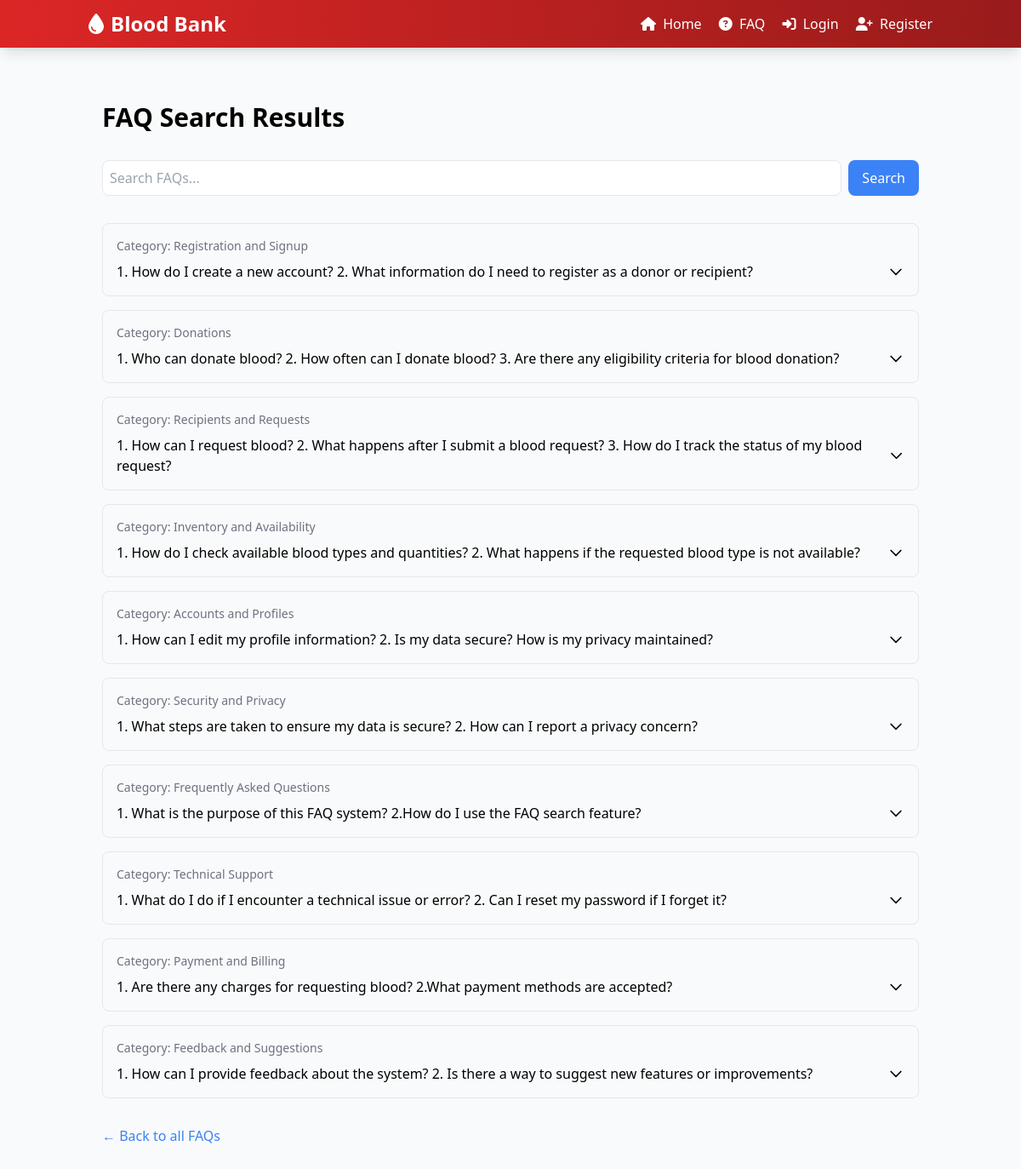
/faq/search/, run on the app's committed database.
### blood_bank/models.py (models this page shows, shortened)
class FAQ(models.Model):
    category = models.ForeignKey(FAQCategory, on_delete=models.CASCADE, related_name='faqs')
    question = models.TextField()
    answer = models.TextField()
    created_at = models.DateTimeField(auto_now_add=True)
    updated_at = models.DateTimeField(auto_now=True)
    is_active = models.BooleanField(default=True)
    order = models.IntegerField(default=0)
    class Meta:
        verbose_name = "FAQ"
        verbose_name_plural = "FAQs"
        ordering = ['category', 'order', '-created_at']

class FAQCategory(models.Model):
    name = models.CharField(max_length=100)
    description = models.TextField(blank=True, null=True)
    order = models.IntegerField(default=0)
    class Meta:
        verbose_name = "FAQ Category"
        verbose_name_plural = "FAQ Categories"
        ordering = ['order', 'name']

### blood_bank/views.py (the view)
# urls.py: path('faq/search/', views.faq_search, name='faq_search'),
def faq_search(request):
    query = request.GET.get('q', '')
    faqs = FAQ.objects.filter(is_active=True)
    if query:
        faqs = faqs.filter(
            Q(question__icontains=query) |
            Q(answer__icontains=query)
        ).select_related('category')
    context = {
        'faqs': faqs,
        'query': query
    }
    return render(request, 'faq/faq_search.html', context)

### blood_bank/templates/faq/faq_search.html (shortened to what this page needs)
{% extends 'base.html' %}
{% block content %}
<div class="container mx-auto px-4 py-8">
    <h1 class="text-3xl font-bold mb-8">FAQ Search Results</h1>
    <form action="{% url 'faq_search' %}" method="GET" class="mb-8">
        <div class="flex gap-2">
            <input type="text" name="q" placeholder="Search FAQs..."
                   class="flex-1 p-2 border rounded-lg"
                   value="{{ query }}">
            <button type="submit" class="bg-blue-500 text-white px-4 py-2 rounded-lg">
                Search
            </button>
        </div>
    </form>
    <div class="space-y-4">
        {% if faqs %}
            {% for faq in faqs %}
                <div class="border rounded-lg p-4">
                    <div class="text-sm text-gray-500 mb-2">Category: {{ faq.category.name }}</div>
                    <button class="faq-question w-full text-left font-medium flex justify-between items-center">
                        {{ faq.question }}
                        <svg class="w-5 h-5 transform transition-transform duration-200" fill="none" stroke="currentColor" viewBox="0 0 24 24">
                            <path stroke-linecap="round" stroke-linejoin="round" stroke-width="2" d="M19 9l-7 7-7-7"/>
                        </svg>
                    </button>
                </div>
            {% endfor %}
        {% else %}
            {% if query %}
                <p class="text-gray-600">No FAQs found matching your search.</p>
            {% else %}
                <p class="text-gray-600">Please enter a search term to find FAQs.</p>
            {% endif %}
        {% endif %}
    </div>
    <div class="mt-8">
        <a href="{% url 'faq_list' %}" class="text-blue-500 hover:text-blue-700">
            ← Back to all FAQs
        </a>
    </div>
</div>
{% endblock %}

### data on the page
FAQ: category.name "Registration and Signup", question "1. How do I create a new account? 2. What information do I need to register as a donor or recipient?"
FAQ: category.name "Donations", question "1. Who can donate blood? 2. How often can I donate blood? 3. Are there any eligibility criteria for blood donation?"
FAQ: category.name "Recipients and Requests", question "1. How can I request blood? 2. What happens after I submit a blood request? 3. How do I track the status of my blood request?"
FAQ: category.name "Inventory and Availability", question "1. How do I check available blood types and quantities? 2. What happens if the requested blood type is not available?"
FAQ: category.name "Accounts and Profiles", question "1. How can I edit my profile information? 2. Is my data secure? How is my privacy maintained?"
FAQ: category.name "Security and Privacy", question "1. What steps are taken to ensure my data is secure? 2. How can I report a privacy concern?"
FAQ: category.name "Frequently Asked Questions", question "1. What is the purpose of this FAQ system? 2.How do I use the FAQ search feature?"
FAQ: category.name "Technical Support", question "1. What do I do if I encounter a technical issue or error? 2. Can I reset my password if I forget it?"
FAQ: category.name "Payment and Billing", question "1. Are there any charges for requesting blood? 2.What payment methods are accepted?"
FAQ: category.name "Feedback and Suggestions", question "1. How can I provide feedback about the system? 2. Is there a way to suggest new features or improvements?"
